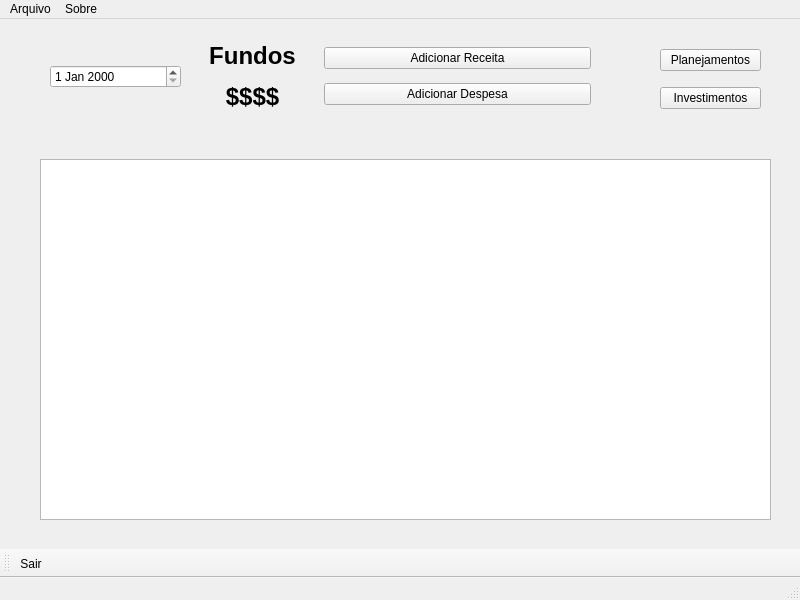
<?xml version="1.0" encoding="UTF-8"?>
<ui version="4.0">
 <class>myWallet</class>
 <widget class="QMainWindow" name="myWallet">
  <property name="geometry">
   <rect>
    <x>0</x>
    <y>0</y>
    <width>800</width>
    <height>600</height>
   </rect>
  </property>
  <property name="windowTitle">
   <string>myWallet</string>
  </property>
  <widget class="QWidget" name="centralwidget">
   <widget class="QWidget" name="layoutWidget">
    <property name="geometry">
     <rect>
      <x>50</x>
      <y>20</y>
      <width>541</width>
      <height>76</height>
     </rect>
    </property>
    <layout class="QHBoxLayout" name="horizontalLayout_2">
     <item>
      <layout class="QHBoxLayout" name="horizontalLayout">
       <item>
        <widget class="QDateEdit" name="dateEdit"/>
       </item>
       <item>
        <layout class="QVBoxLayout" name="verticalLayout">
         <item>
          <widget class="QLabel" name="label_2">
           <property name="text">
            <string>&lt;html&gt;&lt;head/&gt;&lt;body&gt;&lt;h1 align=&quot;center&quot; style=&quot; margin-top:18px; margin-bottom:12px; margin-left:0px; margin-right:0px; -qt-block-indent:0; text-indent:0px;&quot;&gt;&lt;span style=&quot; font-size:xx-large; font-weight:700;&quot;&gt;Fundos&lt;/span&gt;&lt;/h1&gt;&lt;/body&gt;&lt;/html&gt;</string>
           </property>
          </widget>
         </item>
         <item>
          <widget class="QLabel" name="label_3">
           <property name="text">
            <string>&lt;html&gt;&lt;head/&gt;&lt;body&gt;&lt;h1 align=&quot;center&quot; style=&quot; margin-top:18px; margin-bottom:12px; margin-left:0px; margin-right:0px; -qt-block-indent:0; text-indent:0px;&quot;&gt;&lt;span style=&quot; font-size:xx-large; font-weight:700;&quot;&gt;$$$$&lt;/span&gt;&lt;/h1&gt;&lt;/body&gt;&lt;/html&gt;</string>
           </property>
          </widget>
         </item>
        </layout>
       </item>
      </layout>
     </item>
     <item>
      <layout class="QVBoxLayout" name="verticalLayout_2">
       <item>
        <widget class="QPushButton" name="pushButton">
         <property name="text">
          <string>Adicionar Receita</string>
         </property>
        </widget>
       </item>
       <item>
        <widget class="QPushButton" name="pushButton_2">
         <property name="text">
          <string>Adicionar Despesa</string>
         </property>
        </widget>
       </item>
      </layout>
     </item>
    </layout>
   </widget>
   <widget class="QWidget" name="layoutWidget">
    <property name="geometry">
     <rect>
      <x>660</x>
      <y>20</y>
      <width>101</width>
      <height>81</height>
     </rect>
    </property>
    <layout class="QVBoxLayout" name="verticalLayout_3">
     <item>
      <widget class="QPushButton" name="pushButton_3">
       <property name="text">
        <string>Planejamentos</string>
       </property>
      </widget>
     </item>
     <item>
      <widget class="QPushButton" name="pushButton_4">
       <property name="text">
        <string>Investimentos</string>
       </property>
      </widget>
     </item>
    </layout>
   </widget>
   <widget class="QListView" name="listView">
    <property name="geometry">
     <rect>
      <x>40</x>
      <y>140</y>
      <width>731</width>
      <height>361</height>
     </rect>
    </property>
   </widget>
  </widget>
  <widget class="QMenuBar" name="menubar">
   <property name="geometry">
    <rect>
     <x>0</x>
     <y>0</y>
     <width>800</width>
     <height>21</height>
    </rect>
   </property>
   <widget class="QMenu" name="menuArquivo">
    <property name="title">
     <string>Arquivo</string>
    </property>
    <addaction name="actionSair"/>
   </widget>
   <widget class="QMenu" name="menuSobre">
    <property name="title">
     <string>Sobre</string>
    </property>
    <addaction name="actionSobre_N_s"/>
   </widget>
   <addaction name="menuArquivo"/>
   <addaction name="menuSobre"/>
  </widget>
  <widget class="QStatusBar" name="statusbar"/>
  <widget class="QToolBar" name="toolBar">
   <property name="windowTitle">
    <string>toolBar</string>
   </property>
   <attribute name="toolBarArea">
    <enum>BottomToolBarArea</enum>
   </attribute>
   <attribute name="toolBarBreak">
    <bool>false</bool>
   </attribute>
   <addaction name="actionSair"/>
  </widget>
  <action name="actionSobre_N_s">
   <property name="icon">
    <iconset resource="assets.qrc">
     <normaloff>:/img/about.png</normaloff>:/img/about.png</iconset>
   </property>
   <property name="text">
    <string>Sobre Nós</string>
   </property>
  </action>
  <action name="actionSair">
   <property name="icon">
    <iconset resource="assets.qrc">
     <normaloff>:/img/close.png</normaloff>:/img/close.png</iconset>
   </property>
   <property name="text">
    <string>Sair</string>
   </property>
  </action>
 </widget>
 <resources>
  <include location="assets.qrc"/>
 </resources>
 <connections/>
</ui>
